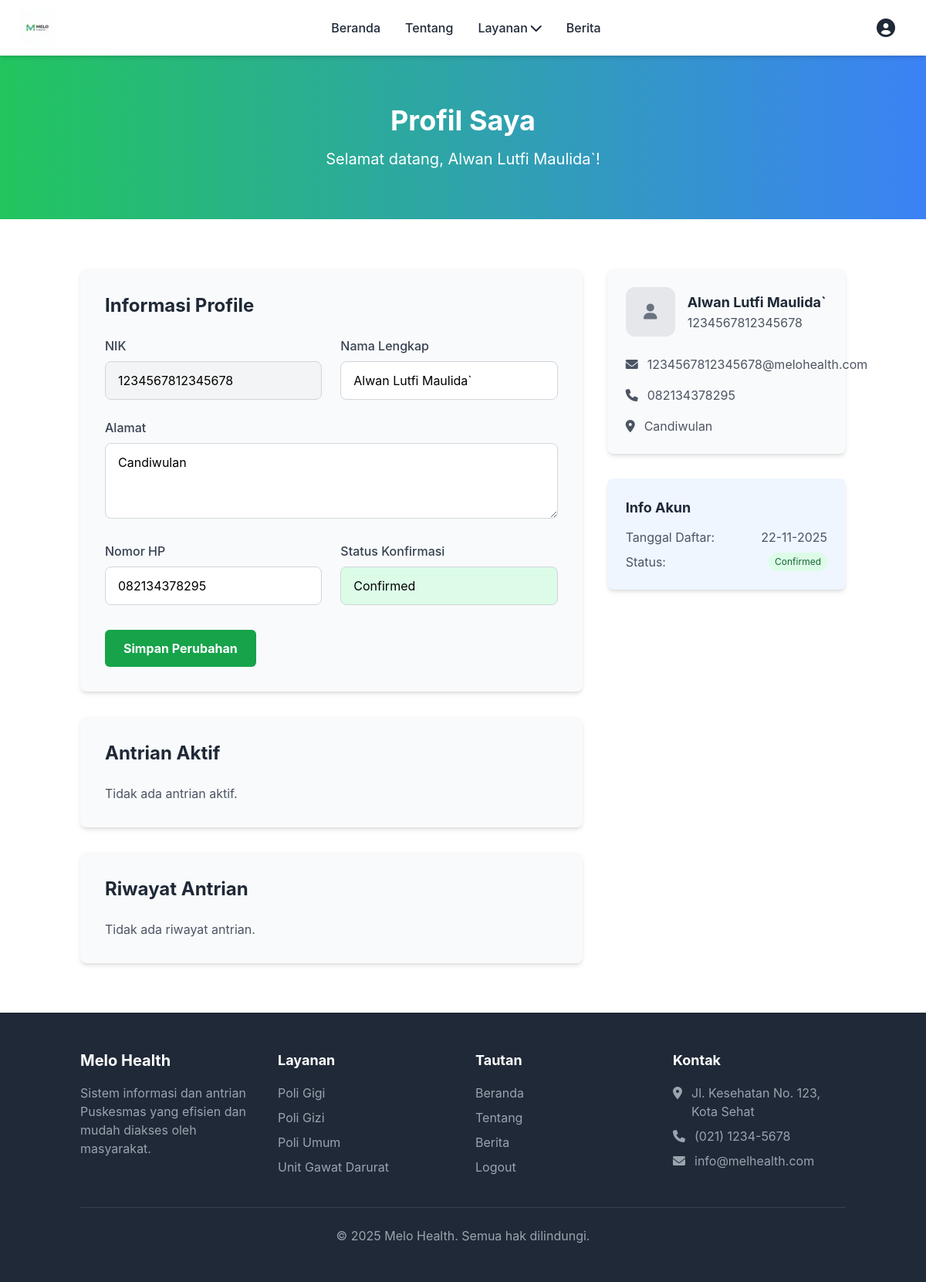
The app's page /user/profile.php (signed in) with its own data.
### tables this page shows
CREATE TABLE `users` (
  `id` int NOT NULL,
  `nama` varchar(255) NOT NULL,
  `nik` varchar(16) NOT NULL,
  `alamat` text NOT NULL,
  `no_hp` varchar(15) NOT NULL,
  `password` varchar(255) NOT NULL,
  `foto_profile` varchar(255) DEFAULT 'default.jpg',
  `status_konfirmasi` enum('pending','confirmed') DEFAULT 'pending',
  `created_at` timestamp NOT NULL DEFAULT CURRENT_TIMESTAMP
);

### user/profile.php (the view, shortened to what the rows shown need)
<?php
require_once '../includes/functions.php';
$stmt = $pdo->prepare("SELECT * FROM users WHERE id = ?");
$stmt->execute([$_SESSION['user_id']]);
$user = $stmt->fetch(PDO::FETCH_ASSOC);
?>
<!DOCTYPE html>
<html lang="id">
<head>
    <script src="https://cdn.tailwindcss.com"></script>
    <link rel="stylesheet" href="https://cdnjs.cloudflare.com/ajax/libs/font-awesome/6.0.0/css/all.min.css">
    <link rel="stylesheet" href="../assets/css/style.css">
</head>
<body class="bg-gray-50">
    <section class="bg-gradient-to-r from-green-500 to-blue-500 text-white py-16">
        <div class="container mx-auto px-4 text-center">
            <h1 class="text-4xl font-bold mb-4">Profil Saya</h1>
        </div>
    </section>
    <section class="py-16 bg-white">
        <div class="container mx-auto px-4">
            <div class="grid grid-cols-1 lg:grid-cols-3 gap-8">
                <div class="lg:col-span-2">
                    <div class="bg-gray-50 rounded-lg shadow-md p-8 mb-8">
                        <h2 class="text-2xl font-bold mb-6 text-gray-800">Informasi Profile</h2>
                        <form method="POST">
                            <div class="grid grid-cols-1 md:grid-cols-2 gap-6">
                                <div>
                                    <label for="nik" class="block text-gray-700 font-medium mb-2">NIK</label>
                                    <input type="text" id="nik" class="w-full px-4 py-3 bg-gray-100 border border-gray-300 rounded-lg" value="<?php echo escapeOutput($user['nik']); ?>" readonly>
                                </div>
                                <div>
                                    <label for="nama" class="block text-gray-700 font-medium mb-2">Nama Lengkap</label>
                                    <input type="text" id="nama" name="nama" class="w-full px-4 py-3 border border-gray-300 rounded-lg focus:outline-none focus:ring-2 focus:ring-green-500 focus:border-transparent" value="<?php echo escapeOutput($user['nama']); ?>" required>
                                </div>
                                <div class="md:col-span-2">
                                    <label for="alamat" class="block text-gray-700 font-medium mb-2">Alamat</label>
                                    <textarea id="alamat" name="alamat" rows="3" class="w-full px-4 py-3 border border-gray-300 rounded-lg focus:outline-none focus:ring-2 focus:ring-green-500 focus:border-transparent" required><?php echo escapeOutput($user['alamat']); ?></textarea>
                                </div>
                                <div>
                                    <label for="no_hp" class="block text-gray-700 font-medium mb-2">Nomor HP</label>
                                    <input type="tel" id="no_hp" name="no_hp" class="w-full px-4 py-3 border border-gray-300 rounded-lg focus:outline-none focus:ring-2 focus:ring-green-500 focus:border-transparent" value="<?php echo escapeOutput($user['no_hp']); ?>" required>
                                </div>
                                <div>
                                    <label for="status_konfirmasi" class="block text-gray-700 font-medium mb-2">Status Konfirmasi</label>
                                    <input type="text" id="status_konfirmasi" class="w-full px-4 py-3 bg-green-100 border border-gray-300 rounded-lg" value="<?php echo ucfirst(escapeOutput($user['status_konfirmasi'])); ?>" readonly>
                                </div>
                            </div>
                        </form>
                    </div>
                    <div class="bg-gray-50 rounded-lg shadow-md p-8 mb-8">
                        <h2 class="text-2xl font-bold mb-6 text-gray-800">Antrian Aktif</h2>
                    </div>
                    <div class="bg-gray-50 rounded-lg shadow-md p-8">
                        <h2 class="text-2xl font-bold mb-6 text-gray-800">Riwayat Antrian</h2>
                    </div>
                </div>
                <div>
                    <div class="bg-gray-50 rounded-lg shadow-md p-6 mb-8">
                        <div class="flex items-center mb-6">
                            <div class="ml-4">
                                <h3 class="text-lg font-bold text-gray-800"><?php echo htmlspecialchars($user['nama']); ?></h3>
                                <p class="text-gray-600"><?php echo htmlspecialchars($user['nik']); ?></p>
                            </div>
                        </div>
                        <div class="space-y-4">
                            <div class="flex items-start text-gray-600">
                                <i class="fas fa-envelope mt-1 mr-3"></i>
                                <span class="break-words"><?php echo htmlspecialchars($user['nik']); ?>@melohealth.com</span>
                            </div>
                            <div class="flex items-start text-gray-600">
                                <i class="fas fa-phone mt-1 mr-3"></i>
                                <span><?php echo htmlspecialchars($user['no_hp']); ?></span>
                            </div>
                            <div class="flex items-start text-gray-600">
                                <i class="fas fa-map-marker-alt mt-1 mr-3"></i>
                                <span class="break-words"><?php echo htmlspecialchars($user['alamat']); ?></span>
                            </div>
                        </div>
                    </div>
                    <div class="bg-blue-50 rounded-lg shadow-md p-6">
                        <ul class="space-y-2 text-gray-600">
                            <li class="flex justify-between">
                                <span>Tanggal Daftar:</span>
                                <span><?php echo date('d-m-Y', strtotime($user['created_at'])); ?></span>
                            </li>
                            <li class="flex justify-between">
                                <span>Status:</span>
                                <span class="px-2 py-1 bg-green-100 text-green-800 rounded-full text-xs"><?php echo ucfirst($user['status_konfirmasi']); ?></span>
                            </li>
                        </ul>
                    </div>
                </div>
            </div>
        </div>
    </section>
</body>
</html>

### records on screen
users: nik "1234567812345678", nama "Alwan Lutfi Maulida`", alamat "Candiwulan", no_hp "082134378295", status_konfirmasi "Confirmed", created_at "22-11-2025"

### other values on screen
$_SESSION['user_nama'] "Alwan Lutfi Maulida`"
